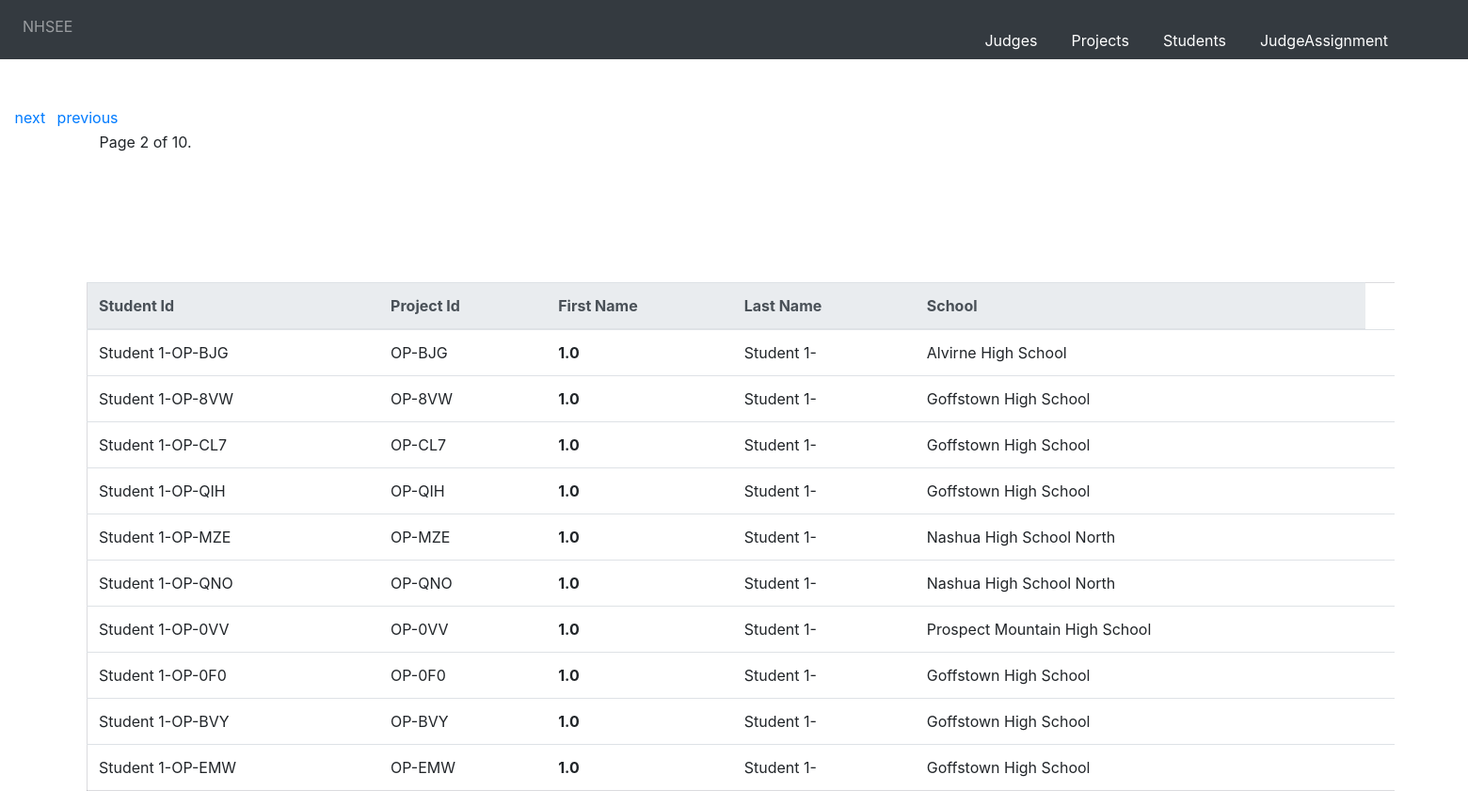
Screenshot of /students/?page=2 with the database file from the repository.
### nhsee/models/student_model.py (models this page shows, shortened)
class student(Model):
        id=models.CharField(max_length=100 , primary_key=True,blank=False, unique=True)
        firstname=models.CharField(max_length=100)
        lastname=models.CharField(max_length=100)
        school=models.CharField(max_length=100)
        project_id=models.ForeignKey(project, on_delete=models.CASCADE)
        class Meta:
            db_table = "nhsee_student"

### nhsee/views/student_views.py (the view, shortened to what this page needs)
# urls.py: path(r'students/',student_views.studentlisting),
def studentlisting(request):
    if 'deletestudents' in request.POST:
        deleterequest=request.GET.get('delete')
        student.objects.all().delete()
    count = 0
    studentl = student.objects.all()
    studentslist=[]
    for students in studentl:
        studentslist.append({"first_name":students.firstname,"last_name":students.lastname,"project_id":students.project_id_id,"school":students.school,"student_id":students.id})
        count = count + 1
    paginator_projects = Paginator(studentslist, 10)
    page = request.GET.get('page')
    contacts = paginator_projects.get_page(page)
    return render(request,'students_template/liststudents.html',{"studentjson":contacts})

### templates/students_template/liststudents.html (shortened to what this page needs)
{% extends 'base.html' %}
{% block content %}
 <!DOCTYPE html>
<html lang="en">
<head>
  {% load staticfiles %}
  <link  rel="stylesheet" href="{% static "css/bootstrap.min.css" %}" />
</head>
{% include 'students_template/studentsform.html' %}
 <div class="pagination">
    <span class="step-links">
        {% if studentjson.has_previous %}
            <div class="previous">
            <a href="?page={{ studentjson.previous_page_number }}">previous</a></div>
        {% endif %}
        <div class="currentd">
        <span class="current">
            Page {{ studentjson.number }} of {{ studentjson.paginator.num_pages }}.
        </span></div>
        {% if studentjson.has_next %}
        <div class="first">
            <a href="?page={{ studentjson.next_page_number }}">next</a></div>
        {% endif %}
    </span>
</div>
<div class="table-class">
<table class="table">
  <thead class="thead-light">
    <tr>
      <th scope="col">Student Id</th>
      <th scope="col">Project Id</th>
      <th scope="col">First Name</th>
      <th scope="col">Last Name</th>
      <th scope="col">School</th>
    </tr>
  </thead>
    <tbody>
    {% if studentjson %}
        {% for students in studentjson %}
        <tr>
            <td>{{ students.student_id }}</td>
            <td>{{ students.project_id }}</td>
            <td><strong>{{ students.first_name }}</strong></td>
            <td>{{ students.last_name }}</td>
            <td>{{ students.school }}</td>
            <td>
            </td>
        </tr>
        {% endfor %}
    {% else %}
      <div class="heading"><h2>No Students Available<h2></div>
    {% endif %}
    </tbody>
    </table>
    </div>
</html>
{% endblock %}

### templates/students_template/liststudents.html (style rules this page uses)
.table { width:96%; margin: 9% 0% 10% 1%; border:1px solid #55556636; }
.table-class { overflow: scroll; margin-left:5%; margin-right:5%; margin-top:0%; }
.pagination { margin-left: 1%; margin-right: 0%; margin-top: 0%; }
.first { position:absolute; margin: 0px 0px 0px 0px; }
.previous { position:absolute; margin: 0px 0px 0px 45px; }
.currentd { position:absolute; margin: 26px 0px 0px 90px; }
.table .thead-light th { text-align="center" }

### rows the page displays
student: student_id "Student 1-OP-BJG", project_id "OP-BJG", first_name "1.0", last_name "Student 1-", school "Alvirne High School"
student: student_id "Student 1-OP-8VW", project_id "OP-8VW", first_name "1.0", last_name "Student 1-", school "Goffstown High School"
student: student_id "Student 1-OP-CL7", project_id "OP-CL7", first_name "1.0", last_name "Student 1-", school "Goffstown High School"
student: student_id "Student 1-OP-QIH", project_id "OP-QIH", first_name "1.0", last_name "Student 1-", school "Goffstown High School"
student: student_id "Student 1-OP-MZE", project_id "OP-MZE", first_name "1.0", last_name "Student 1-", school "Nashua High School North"
student: student_id "Student 1-OP-QNO", project_id "OP-QNO", first_name "1.0", last_name "Student 1-", school "Nashua High School North"
student: student_id "Student 1-OP-0VV", project_id "OP-0VV", first_name "1.0", last_name "Student 1-", school "Prospect Mountain High School"
student: student_id "Student 1-OP-0F0", project_id "OP-0F0", first_name "1.0", last_name "Student 1-", school "Goffstown High School"
student: student_id "Student 1-OP-BVY", project_id "OP-BVY", first_name "1.0", last_name "Student 1-", school "Goffstown High School"
student: student_id "Student 1-OP-EMW", project_id "OP-EMW", first_name "1.0", last_name "Student 1-", school "Goffstown High School"

### other values shown
{{ studentjson.number }} "2"
{{ studentjson.paginator.num_pages }} "10"
